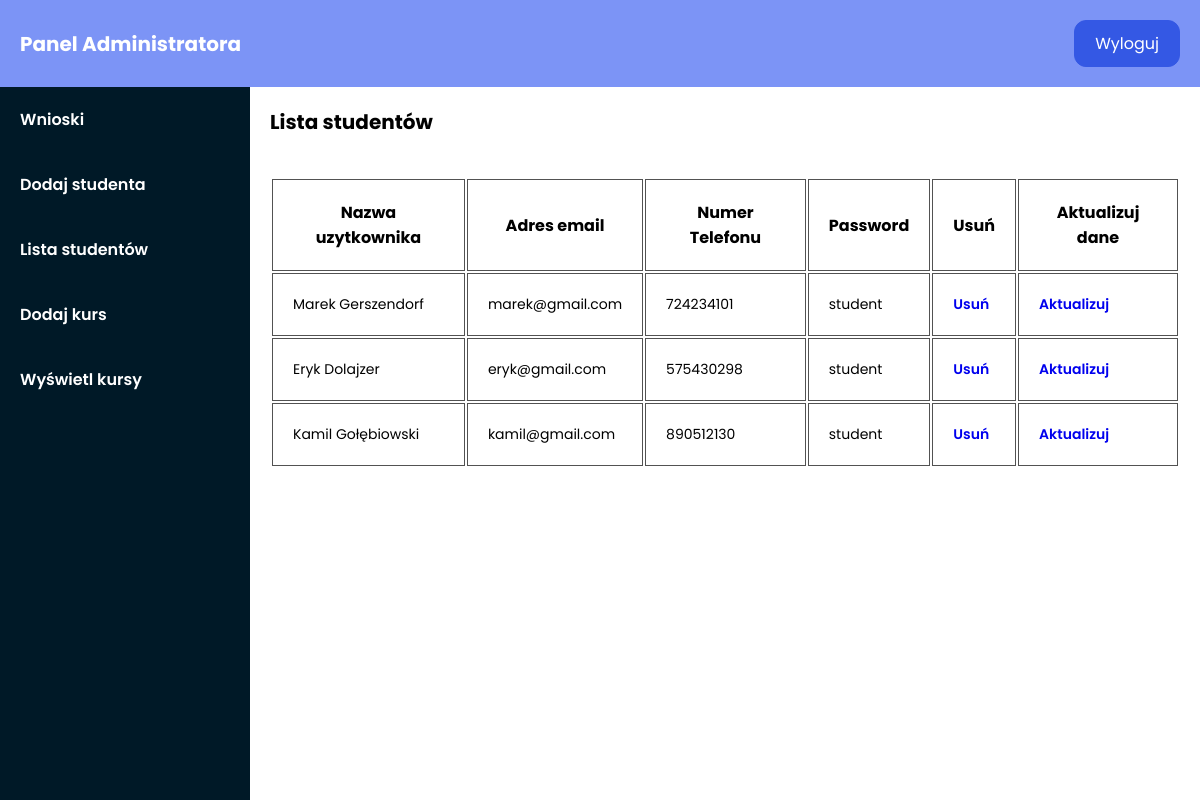
The page /php/view_student.php (signed in) on the database its author committed.
### tables this page shows
CREATE TABLE `user` (
  `id` int(11) NOT NULL,
  `username` varchar(50) DEFAULT NULL,
  `email` varchar(50) DEFAULT NULL,
  `usertype` varchar(50) DEFAULT NULL,
  `password` varchar(50) DEFAULT NULL,
  `phone` int(11) NOT NULL
);

### php/view_student.php (the view, shortened to what this page needs)
<?php
$host="localhost";
$user="root";
$password="";
$db="school";
$data = mysqli_connect($host, $user, $password, $db);
$sql="SELECT * FROM user WHERE usertype='student'";
$result=mysqli_query($data,$sql);
?>
<!DOCTYPE html>
<html lang="pl">
<head>
    <link rel="stylesheet" href="../css/adminhome.css">
</head>
<body>
    <?php
    include 'admin_sidebar.php';
    ?>
    <div class="dashboard">
        <h1>Lista studentów</h1>
        <table>
            <tr>
                <th>Nazwa uzytkownika</th>
                <th>Adres email</th>
                <th>Numer Telefonu</th>
                <th>Password</th>
                <th>Usuń</th>
                <th>Aktualizuj dane</th>
            </tr>
            <?php
            while($info=$result->fetch_assoc())
            {
            ?>
            <tr>
                <td>
                    <?php echo "{$info['username']}"; ?>
                </td>
                <td>
                    <?php echo "{$info['email']}"; ?>
                </td>
                <td>
                    <?php echo "{$info['phone']}"; ?>
                </td>
                <td>
                    <?php echo "{$info['password']}"; ?>
                </td>
                <td>
                    <?php echo "<a onClick=\"javascript:return confirm('Na pewno chcesz usunąć ?'); \" href='delete.php?student_id={$info['id']}'>Usuń</a>"; ?>
                </td>
                <td>
                    <?php echo "<a href='update_student.php?student_id={$info['id']}'> Aktualizuj </a>"; ?>
                </td>
            </tr>
            <?php
            }
            ?>
        </table>
</body>
</html>

### css/adminhome.css (style rules this page uses)
* { -webkit-box-sizing: border-box; box-sizing: border-box; text-decoration: none; list-style: none; margin: 0; padding: 0; font-size: 10px; font-family: "Poppins", sans-serif; }
.admin-home main .dashboard { overflow-x: auto; }
.admin-home main .dashboard h1 { padding: 2rem; font-size: 2rem; }
.admin-home main .dashboard table { padding: 2rem; }
.admin-home main .dashboard table tr th { border: 1px solid #525252; padding: 2rem; font-size: 1.6rem; }
.admin-home main .dashboard table tr td { border: 1px solid #525252; padding: 2rem; font-size: 1.4rem; }
.admin-home main .dashboard table tr td a, .admin-home main .dashboard table tr td p { font-size: 1.4rem; }
.admin-home main .dashboard table tr td a { font-weight: 600; }
@media all and (min-width: 1024px) { .admin-home main .dashboard { width: 100%; height: calc(100vh - 87px); } }
.dashboard h1 { font-size: 2rem; }

### rows shown on the page
user: username "Marek Gerszendorf", email "marek@gmail.com", phone "724234101", password "student"
user: username "Eryk Dolajzer", email "eryk@gmail.com", phone "575430298", password "student"
user: username "Kamil Gołębiowski", email "kamil@gmail.com", phone "890512130", password "student"
